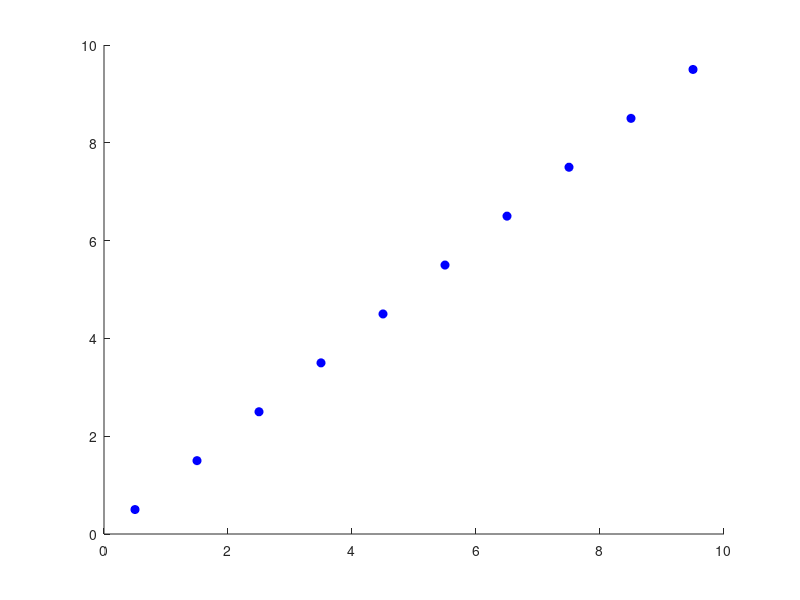

Write the MATLAB code that produced this figure. (Note: this script raises an error after producing the figure.)
clear all
close all
clc

rng(1)

figure
hold on
plot(0.5:9.5,0.5:9.5,'bo','MarkerFaceColor','b')
axis([0 10 0 10])
ax = gca;
ax.XTick = 0:10;
ax.YTick = 0:10;
axis square
box on
grid on
xlabel('$x_1$','interpreter','latex')
ylabel('$x_2$','interpreter','latex')
hold off